Frame 1 (no input): blank canvas, image omitted
Frame 60 (the mouse pressed at the canvas centre just before this capture): blank canvas, image omitted
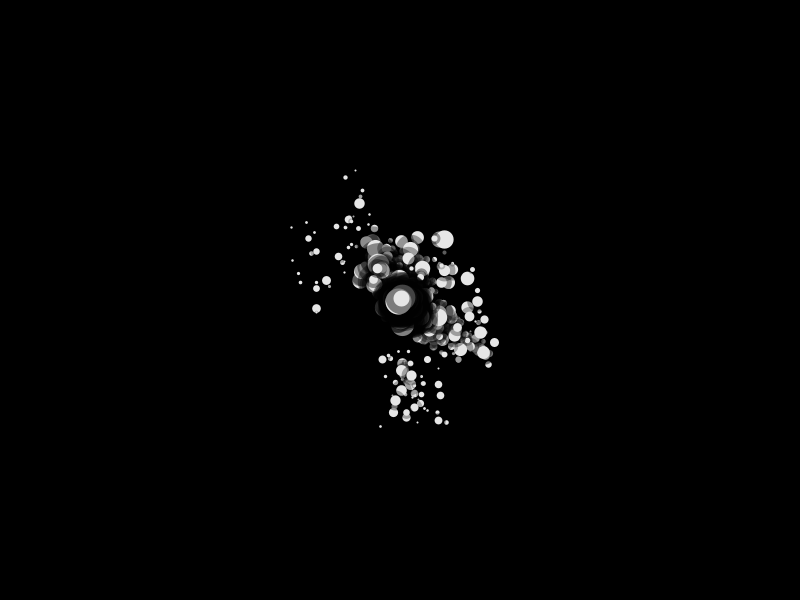
Frame 120 (the mouse held since frame 60 and released just before this capture)

The Processing sketch whose frames 1 and 60 were blank and that drew this single picture after the mouse press (run headless with seeded random() and noise(); from frame 60 on, the mouse is pressed at the canvas centre):

// Processing sketch: processing_151150
// ── processing_151150.pde

//tweak by Jerome Herr, original code by Raven Kwok aka Guo, Ruiwen
//ravenkwok.com
//vimeo.com/ravenkwok
//flickr.com/photos/ravenkwok

ArrayList<Particle> pts;
boolean onPressed;

void setup() {
  size(800, 600);
  frameRate(30);

  pts = new ArrayList<Particle>();

  background(0);
}

void draw() {


 background(0);

  if (onPressed) {
    for (int i=0; i<10; i++) {
      Particle newP = new Particle(mouseX, mouseY, i+pts.size(), i+pts.size());
      pts.add(newP);
    }
  }

  for (int i=0; i<pts.size (); i++) {
    Particle p = pts.get(i);
    p.update();
    p.display();
  }

  for (int i=pts.size ()-1; i>-1; i--) {
    Particle p = pts.get(i);
    if (p.dead) {
      pts.remove(i);
    }
  }
}

void mousePressed() {
  onPressed = true;

}


void mouseReleased() {
  onPressed = false;
}
class Particle {
  PVector loc, vel, acc;
  int lifeSpan, passedLife;
  boolean dead;
  float alpha, weight, weightRange, decay, xOffset, yOffset;

  Particle(float x, float y, float _xOffset, float _yOffset) {
    loc = new PVector(x, y);

    float randDegrees = random(360);
    vel = new PVector(cos(radians(randDegrees)), sin(radians(randDegrees)));
    vel.mult(random(5));

    acc = new PVector(0, 0);
    lifeSpan = int(random(30, 90));
    decay = random(0.75, 0.9);
    weightRange = random(3, 50);

    xOffset = _xOffset;
    yOffset = _yOffset;
  }

  void update() {
    if (passedLife>=lifeSpan) {
      dead = true;
    } else {
      passedLife++;
    }

    alpha = float(lifeSpan-passedLife)/lifeSpan * 70+50;
    weight = float(lifeSpan-passedLife)/lifeSpan * weightRange;

    acc.set(0, 0);

    float rn = (noise((loc.x+frameCount+xOffset)*0.01, (loc.y+frameCount+yOffset)*0.01)-0.5)*4*PI;
    float mag = noise((loc.y+frameCount)*0.01, (loc.x+frameCount)*0.01);
    PVector dir = new PVector(cos(rn), sin(rn));
    acc.add(dir);
    acc.mult(mag);

    float randDegrees = random(360);
    PVector randV = new PVector(cos(radians(randDegrees)), sin(radians(randDegrees)));
    randV.mult(0.5);
    acc.add(randV);

    vel.add(acc);
    vel.mult(decay);
    vel.limit(3);
    loc.add(vel);
  }

  void display() {
    strokeWeight(weight+1.5+2);
    stroke(0,alpha);
    point(loc.x, loc.y);

    strokeWeight(weight*.5+2);
    //stroke(#6FFF00);
    stroke(230);
    point(loc.x, loc.y);
  }
}
